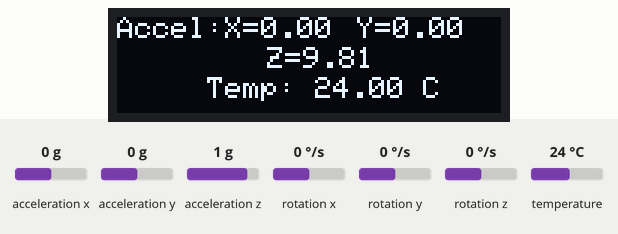
This sketch was run on a simulated ESP32. Parts: 128×32 one-colour display. The inputs (shaded band) are chosen by the test bench; at power-on: acceleration x 0 g, acceleration y 0 g, acceleration z 1 g, temperature 24 °C, rotation x 0 °/s, rotation y 0 °/s, rotation z 0 °/s. WiFi joins after 1.5 s; servers stay silent unless stated; what the sketch prints to the serial monitor is not drawn.

Above: at 3.4 s.
3.5 s: acceleration x set to -1.4 g
At 3.81 s:
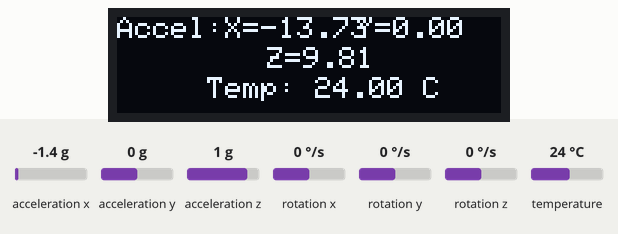
6.5 s: acceleration y set to -1.4 g
At 8.6 s:
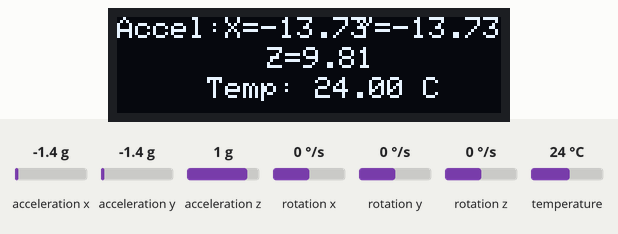
8.9 s: acceleration z set to -1.4 g
At 9.6 s:
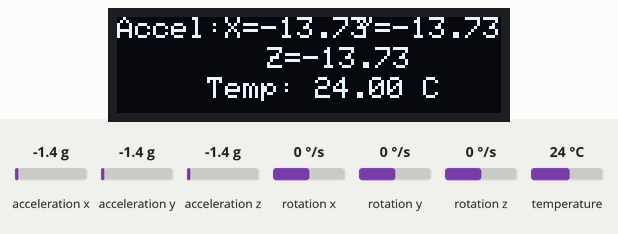
11.9 s: temperature set to 12 °C
At 13.8 s:
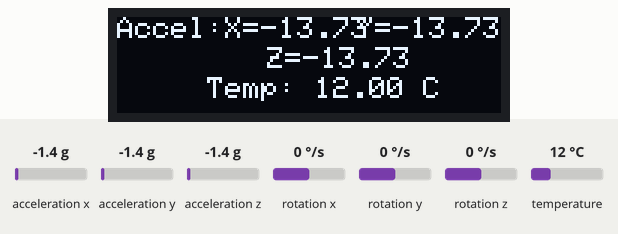
14.1 s: acceleration x set to -0.8 g
At 15.7 s:
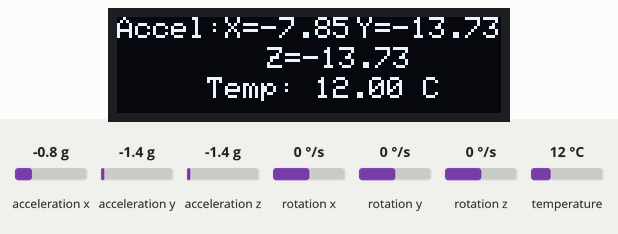
Timing chart, 0 to 17.2 s (numbered marks = the images above; inputs shaded):
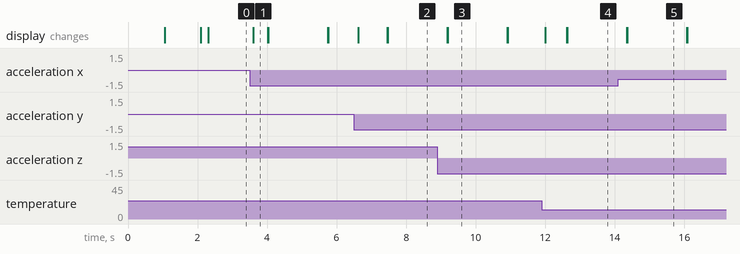

Measured:
- after the input at 3.5 s, the display: changes after 0.11 s (image 1)
- after the input at 6.5 s, the display: changes after 0.12 s (image 2)
- after the input at 8.9 s, the display: first differs from a run without the input after 0.30 s (image 3)
- after the input at 11.9 s, the display: changes after 0.09 s (image 4)
- after the input at 14.1 s, the display: first differs from a run without the input after 0.26 s (image 5)
- what the display in image 1 shows lasts 0.4 s, from 3.6 s to 4.0 s
- what the display in image 3 shows lasts 1.7 s, from 9.2 s to 10.9 s

The sketch:

MPU6050.ino
```cpp
#include <Adafruit_MPU6050.h>
#include <Adafruit_Sensor.h>
#include <WiFi.h>
#include <Wire.h>
#include <Adafruit_SSD1306.h>
#include <Adafruit_GFX.h>

// Wi-Fi credentials
const char* ssid = "vks iPhone";
const char* password = "petronas";

// Server IP and port
const char* server_ip = "172.20.10.3";
const int server_port = 12345;

// Create an instance of the MPU6050 sensor
Adafruit_MPU6050 mpu;


// Wi-Fi client
WiFiClient client;


// Define the OLED display width and height
#define SCREEN_WIDTH 128
#define SCREEN_HEIGHT 32

// Define the OLED display I2C address
#define OLED_ADDRESS 0x3C


// Create an instance of the Adafruit_SSD1306 class for the OLED display
Adafruit_SSD1306 display(SCREEN_WIDTH, SCREEN_HEIGHT, &Wire, -1);


void setup() {
    // Start serial communication for debugging
    Serial.begin(115200);

    // Initialize I2C communication
    Wire.begin();

    // Initialize the OLED display
    if (!display.begin(SSD1306_SWITCHCAPVCC, OLED_ADDRESS)) {
        Serial.println("Failed to initialize OLED display");
        while (true);
    }

    // Clear the display
    display.clearDisplay();
    display.display();

    // Set the text color to white
    display.setTextColor(SSD1306_WHITE);
    display.setTextSize(1);

    // Initialize the MPU6050 sensor
    if (!mpu.begin()) {
        Serial.println("Failed to initialize MPU6050");
        display.clearDisplay();
        display.setCursor(0, 0);
        display.print("Failed to init");
        display.setCursor(0, 10);
        display.print("MPU6050");
        display.display();
        while (true);
    }

    // Set the sensor range and filter bandwidth
    mpu.setAccelerometerRange(MPU6050_RANGE_8_G);
    mpu.setGyroRange(MPU6050_RANGE_500_DEG);
    mpu.setFilterBandwidth(MPU6050_BAND_21_HZ);

    // Connect to Wi-Fi network with infinite retries and a delay of 1 second
    while (WiFi.status() != WL_CONNECTED) {
        WiFi.begin(ssid, password);
        delay(1000); // Retry every second
        display.clearDisplay();
        display.setCursor(0, 0);
        display.print("Connecting to");
        display.setCursor(0, 10);
        display.print("Wi-Fi...");
        display.display();
        Serial.println("Connecting to Wi-Fi...");
    }

    // Display successful Wi-Fi connection
    display.clearDisplay();
    display.setCursor(0, 0);
    display.print("Connected to Wi-Fi");
    display.display();
    Serial.println("Connected to Wi-Fi");

    // Connect to the TCP server with infinite retries and a delay of 1 second
    while (!client.connect(server_ip, server_port)) {
        delay(1000); // Retry every second
        display.clearDisplay();
        display.setCursor(0, 0);
        display.print("Connecting to");
        display.setCursor(0, 10);
        display.print("server...");
        display.display();
        Serial.println("Connecting to server...");
    }

    // Display successful server connection
    display.clearDisplay();
    display.setCursor(0, 0);
    display.print("Connected to server");
    display.display();
    Serial.println("Connected to server");
}


void loop() {
    // Check Wi-Fi connection and reconnect if necessary
    if (WiFi.status() != WL_CONNECTED) {
        // Try reconnecting to the Wi-Fi network
        WiFi.begin(ssid, password);
        while (WiFi.status() != WL_CONNECTED) {
            delay(1000);
            display.clearDisplay();
            display.setCursor(0, 0);
            display.print("Reconnecting to Wi-Fi..");
            display.display();
            Serial.println("Reconnecting to Wi-Fi...");
        }

        display.clearDisplay();
        display.setCursor(0, 0);
        display.print("Reconnected to Wi-Fi");
        display.display();
        Serial.println("Reconnected to Wi-Fi");
    }

    // Check server connection and reconnect if necessary
    if (!client.connected()) {
        if (!client.connect(server_ip, server_port)) {
            delay(1000);
            Serial.println("Failed to reconnect to server");
            display.clearDisplay();
            display.setCursor(0, 0);
            display.print("Failed to reconnect");
            display.setCursor(0, 20);
            display.print("to server");
            display.display();
            delay(1000);
            return; // Skip loop and try reconnecting later
        }
        Serial.println("Reconnected to server");
        display.clearDisplay();
        display.setCursor(0, 0);
        display.print("Reconnected to ");
        display.setCursor(0, 1);
        display.print("server");
        display.display();
    }

    // Get sensor data from the MPU6050
    sensors_event_t a, g, temp;
    mpu.getEvent(&a, &g, &temp);

    // Create a string with sensor data
    String data = String(a.acceleration.x, 2) + "," + String(a.acceleration.y, 2) + "," +
                 String(a.acceleration.z, 2) + "," + String(g.gyro.x, 2) + "," +
                 String(g.gyro.y, 2) + "," + String(g.gyro.z, 2) + "," +
                 String(temp.temperature, 2);

    // Send data to the server
    client.println(data);
    Serial.println(data);


    // Display sensor data on the OLED display
    display.clearDisplay();
    display.setCursor(0, 0);
    display.print("Accel:X=");
    display.print(a.acceleration.x, 2);
    display.setCursor(80, 0);
    display.print("Y=");
    display.print(a.acceleration.y, 2);
    display.setCursor(50, 10);
    display.print("Z=");
    display.print(a.acceleration.z, 2);

    display.setCursor(30, 20);
    display.print("Temp: ");
    display.print(temp.temperature, 2);
    display.print(" C");

    // Update the OLED display
    display.display();

    // Wait for a while before sending data again
    delay(200);
}
```
